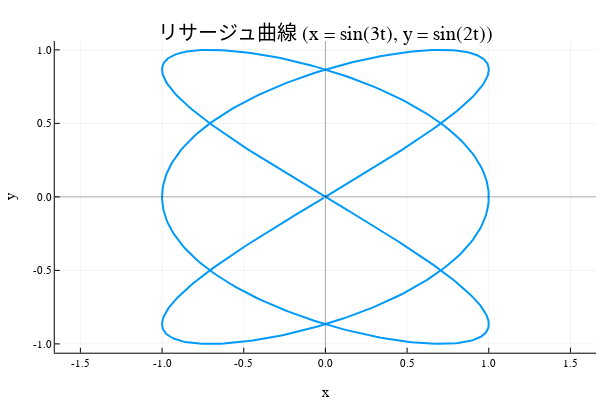

This figure's notebook cell:
### Code cell
# 媒介変数表示（リサージュ曲線）
t = 0:0.01:2π
xs = sin.(3t)
ys = sin.(2t)

plot(xs, ys, 
     aspect_ratio=:equal, 
     title="リサージュ曲線 (x = sin(3t), y = sin(2t))", 
     lw=2,
     label="",
     xlabel="x",
     ylabel="y")

# 軸の補助線
hline!([0], color=:black, alpha=0.3, label="")
vline!([0], color=:black, alpha=0.3, label="")

### Figure 1 — Plotly figure (JSON) as saved in the notebook; plotly's stock layout.template omitted (floating-point values rounded to 4 significant figures; data arrays with more than 128 entries replaced by an {"elided": "..."} marker saying what was removed)
{"data": [{"colorbar": {"len": 0.8657, "title": "", "x": 0.9934, "y": 0.5087}, "legendgroup": "", "line": {"color": "rgba(0, 154, 250, 1.000)", "dash": "solid", "shape": "linear", "width": 2}, "mode": "lines", "name": "", "showlegend": false, "type": "scatter", "x": {"elided": "629 float values"}, "xaxis": "x", "y": {"elided": "629 float values"}, "yaxis": "y"}, {"colorbar": {"len": 0.8657, "title": "", "x": 0.9934, "y": 0.5087}, "legendgroup": "", "line": {"color": "rgba(0, 0, 0, 0.300)", "dash": "solid", "shape": "linear", "width": 1}, "mode": "lines", "name": "", "showlegend": false, "type": "scatter", "x": [-333.0, 333.0], "xaxis": "x", "y": [0, 0], "yaxis": "y"}, {"colorbar": {"len": 0.8657, "title": "", "x": 0.9934, "y": 0.5087}, "legendgroup": "", "line": {"color": "rgba(0, 0, 0, 0.300)", "dash": "solid", "shape": "linear", "width": 1}, "mode": "lines", "name": "", "showlegend": false, "type": "scatter", "x": [0, 0], "xaxis": "x", "y": [-213.1, 213.1], "yaxis": "y"}], "layout": {"annotations": [{"font": {"color": "rgba(0, 0, 0, 1.000)", "family": "sans-serif", "size": 20}, "rotation": 0, "showarrow": false, "text": "リサージュ曲線 (x = sin(3t), y = sin(2t))", "x": 0.5424, "xanchor": "center", "xref": "paper", "y": 1, "yanchor": "top", "yref": "paper"}], "height": 400, "legend": {"bgcolor": "rgba(255, 255, 255, 1.000)", "bordercolor": "rgba(0, 0, 0, 1.000)", "borderwidth": 1, "font": {"color": "rgba(0, 0, 0, 1.000)", "family": "sans-serif", "size": 11}, "title": {"font": {"color": "rgba(0, 0, 0, 1.000)", "family": "sans-serif", "size": 15}, "text": ""}, "tracegroupgap": 0, "traceorder": "normal", "x": 1, "xanchor": "auto", "y": 1, "yanchor": "auto"}, "margin": {"b": 20, "l": 0, "r": 0, "t": 20}, "paper_bgcolor": "rgba(255, 255, 255, 1.000)", "plot_bgcolor": "rgba(255, 255, 255, 1.000)", "showlegend": true, "width": 600, "xaxis": {"anchor": "y", "domain": [0.09128, 0.9934], "gridcolor": "rgba(0, 0, 0, 0.100)", "gridwidth": 0.5, "linecolor": "rgba(0, 0, 0, 1.000)", "mirror": false, "range": [-1.657, 1.657], "showgrid": true, "showline": true, "showticklabels": true, "tickangle": 0, "tickcolor": "rgb(0, 0, 0)", "tickfont": {"color": "rgba(0, 0, 0, 1.000)", "family": "sans-serif", "size": 11}, "tickmode": "array", "ticks": "inside", "ticktext": ["-1.5", "-1.0", "-0.5", "0.0", "0.5", "1.0", "1.5"], "tickvals": [-1.5, -1, -0.5, 0, 0.5, 1, 1.5], "title": "x", "titlefont": {"color": "rgba(0, 0, 0, 1.000)", "family": "sans-serif", "size": 15}, "type": "-", "visible": true, "zeroline": false, "zerolinecolor": "rgba(0, 0, 0, 1.000)"}, "yaxis": {"anchor": "x", "domain": [0.07581, 0.9415], "gridcolor": "rgba(0, 0, 0, 0.100)", "gridwidth": 0.5, "linecolor": "rgba(0, 0, 0, 1.000)", "mirror": false, "range": [-1.06, 1.06], "showgrid": true, "showline": true, "showticklabels": true, "tickangle": 0, "tickcolor": "rgb(0, 0, 0)", "tickfont": {"color": "rgba(0, 0, 0, 1.000)", "family": "sans-serif", "size": 11}, "tickmode": "array", "ticks": "inside", "ticktext": ["-1.0", "-0.5", "0.0", "0.5", "1.0"], "tickvals": [-1, -0.5, 0, 0.5, 1], "title": "y", "titlefont": {"color": "rgba(0, 0, 0, 1.000)", "family": "sans-serif", "size": 15}, "type": "-", "visible": true, "zeroline": false, "zerolinecolor": "rgba(0, 0, 0, 1.000)"}}}
